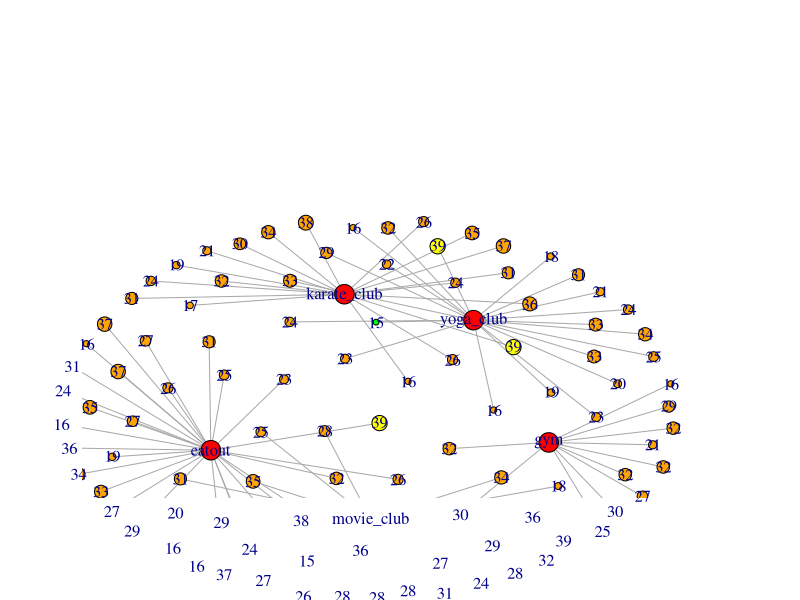
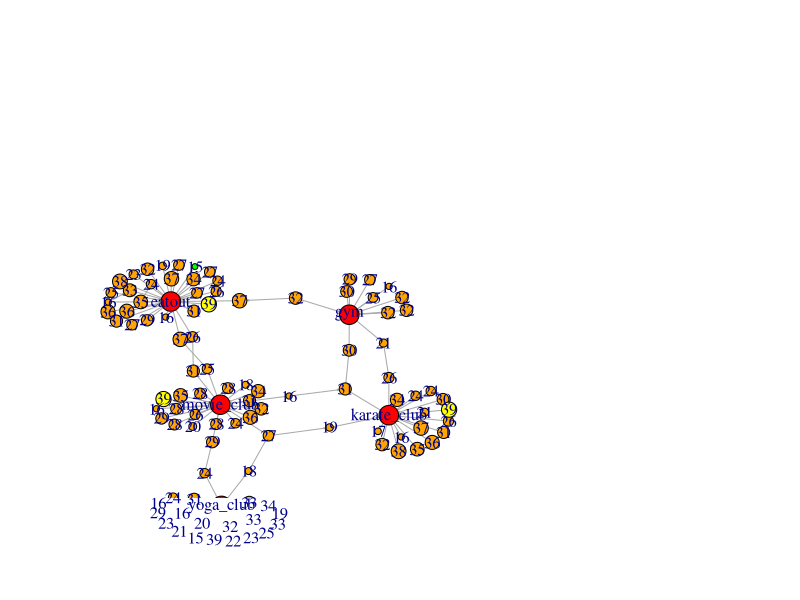
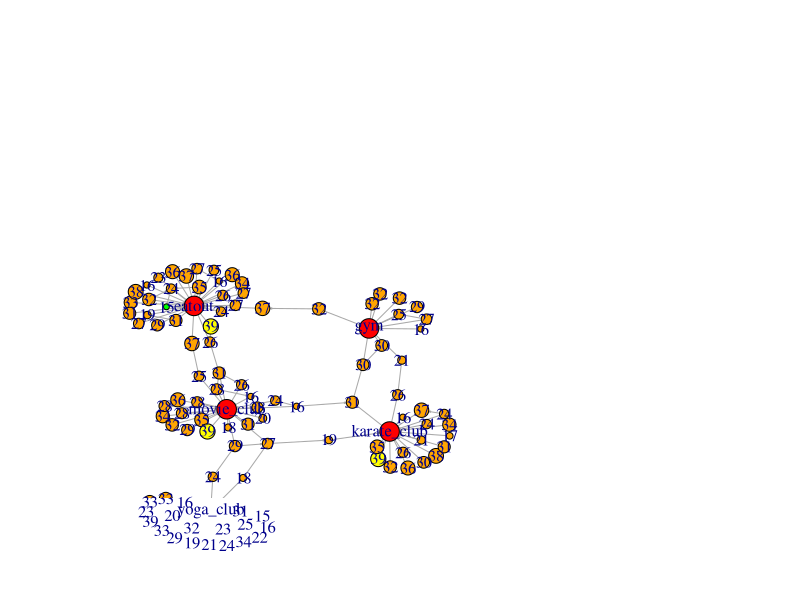
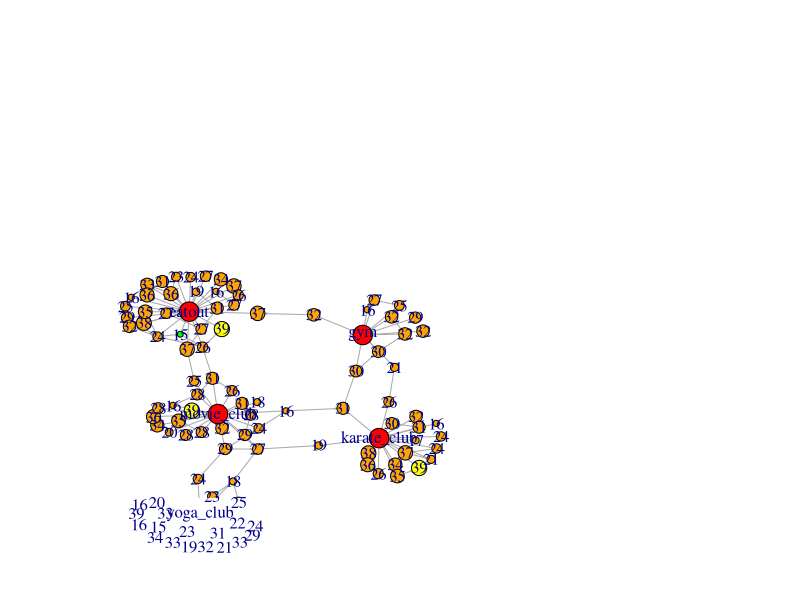
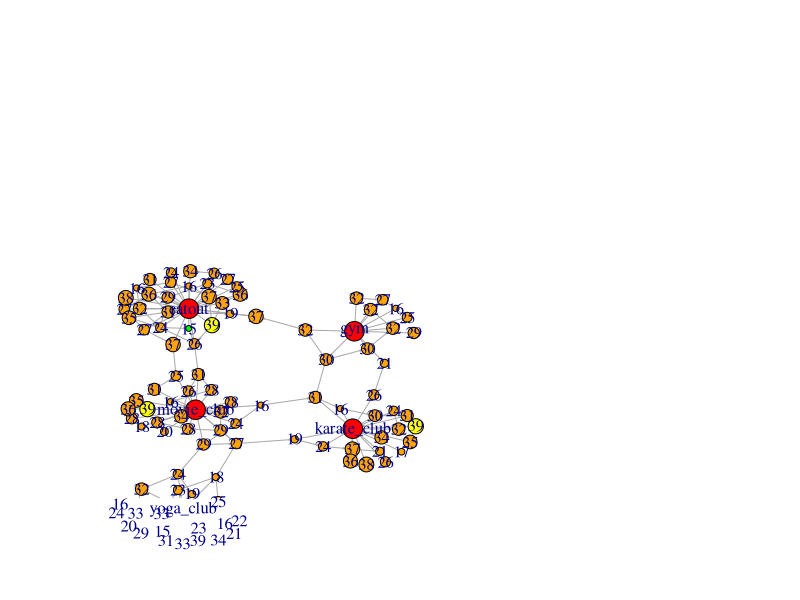

Reproduce these figures in R, in order. (Note: a time limit stopped this script after it produced the figures.)
  library(igraph)
  
  
  G <- make_empty_graph(100) %>% set_vertex_attr("name",value = as.integer(runif(100,15,40))) %>% set_vertex_attr("Type",value = "Person")
  
  #adding foci nodes
  add_foci_nodes <- function(G)
  {
    i = gorder(G) + 1
    foci_nodes = c("gym","eatout","movie_club","karate_club","yoga_club")
    for(j in 1:5)
    {
      G = G + vertices(i)
      G = set_vertex_attr(G,"name",index = i,value = foci_nodes[j])
      G = set_vertex_attr(G,"Type",index = i,value = "foci")
      i = i + 1
    }
    return(G) 
  }
  
  get_size <- function(G)
  {
    num = gorder(G)
    nsl <- c()
    for (i in 1:num)
    {
      if (V(G)[i]$Type == "Person")
        nsl<- c(nsl,V(G)[i]$name)
      else
        nsl <- c(nsl,50)
    }
    return(nsl)
  }
  get_labels <- function(G)
  {
    num = gorder(G)
    ll <- c()
    for (i in 1:num)
    {
      if(V(G)[i]$Type == "Person")
        ll <- c(ll,(V(G)[i]$name))
      else
        ll <- c(ll,V(G)[i]$name)
    }
    return(ll)
  }
  
  get_color <- function(G)
  {
    num = gorder(G)
    cl <- c()
    for (i in 1:num)
    {
      if(V(G)[i]$Type == "Person")
        if(V(G)[i]$name == 15)
          cl <- c(cl,"green")
        else if(V(G)[i]$name == 39)
          cl <- c(cl,"yellow")
        else
          cl <- c(cl,"orange")
      else
        cl <- c(cl,"red")
    }
    return(cl)
  }
  
  get_person_nodes <- function()
  {
    num = gorder(G)
    for (i in 1:num)
    {
      p <- c()
      for (i in 1:num)
      {
        if(V(G)[i]$Type == "Person")
          p <- c(p,i)
      }
    }
    print(p)
    return (p)
  }
  
  get_foci_nodes <- function()
  {
    num = gorder(G)
    for (i in 1:num)
    {
      f <- c()
      for (i in 1:num)
      {
        if(V(G)[i]$Type == "foci")
          f <- c(f,i)
      }
    }
    return (f)
  }
  
  add_foci_edges <- function(G)
  {
    f = get_foci_nodes()
    p = get_person_nodes()
    for (j in p)
    {
      r = sample(f,1)
      G = G + edge(j,r)
    }
    return(G)
  }
  
  homophily <-function(G)
  { i =0
    pnodes = get_person_nodes()
    for (u in pnodes){
      for (v in pnodes)
      {
        if (u!=v)
        {
         
          diff = abs(as.integer(V(G)[u]$name) -as.integer( V(G)[v]$name))
          p = 1/(diff + 1000)
         
          r = runif(1)
   
          if (r < p)
          {
            i = i+1
            print(i)
            G = G + edges(u,v)
          }
        }
      }
    }
    return (G)
  }
  cmn <- function(u,v,G)
  {
    nv = neighbors(G,v)
    nu = neighbors(G,u)
    return (length(intersect(nv,nu)))
  }
  closures <- function(G)
  {
    arr <- c()
    num = gorder(G)
    for (u in 1:num)
      for (v in 1:num)
      {
        if(u!=v && (V(G)[u]$Type == "Person" || V(G)[v]$Type == "foci"))
        {
          k = cmn(u,v,G)
          p = 1 - (1-0.01)^k
          temp <- c()
          temp <- c(temp,u)
          temp <- c(temp,v)
          temp <- c(temp,p)
          arr <- rbind(arr,temp)
        }
      }
    for (each in 1:nrow(arr))
    {
      u = arr[each,1]
      v = arr[each,2]
      p = arr[each,3]
      r = runif(1)
      if (r < p)
      {
        G = G + edges(u,v)
      }
    }
    return (G)
  }
  
  G = add_foci_nodes(G)
  nodesize = get_size(G)
  labels = get_labels(G)
  color_arr = get_color(G)
  G = add_foci_edges(G)

  plot(G,vertex.label = labels,vertex.size=as.integer(nodesize),vertex.label.font = 0.01,
           rescale = FALSE, ylim=c(-4,12),xlim=c(-4,12), asp = 0,layout = layout.kamada.kawai,
       vertex.color = color_arr,edge.arrow.size = 0.1)
    G = homophily(G)

  plot(G,vertex.label = labels,vertex.size=as.integer(nodesize),vertex.label.font = 0.01,
       rescale = FALSE, ylim=c(-4,12),xlim=c(-4,12), asp = 0,layout = layout.kamada.kawai,
       vertex.color = color_arr,edge.arrow.size = 0.1)
  while(1){
  G = closures(G)
  plot(G,vertex.label = labels,vertex.size=as.integer(nodesize),vertex.label.font = 0.01,
       rescale = FALSE, ylim=c(-4,12),xlim=c(-4,12), asp = 0,layout = layout.kamada.kawai,
       vertex.color = color_arr,edge.arrow.size = 0.1)}
  
    
